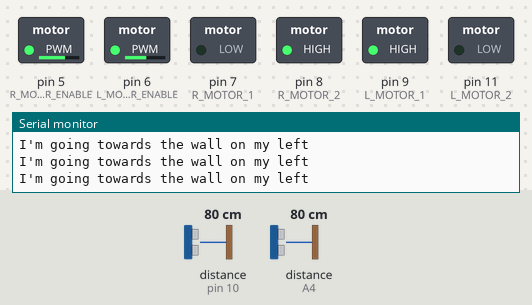
Simulated run of this sketch. Board: Arduino Uno, built with avr-gcc and run on an emulated ATmega328P. Shown: switched loads named in the sketch (green lamp = pin HIGH), the last lines printed to the serial monitor. Inputs (shaded band) come from the test bench; at power-on: distance to the obstacle (sensors on A4, pin 10) 80 cm.

Above: at 1.2 s.
1.3 s: distance to the obstacle (sensor on A4) set to 21 cm
4.3 s: distance to the obstacle (sensor on A4) set to 17 cm
At 5.5 s:
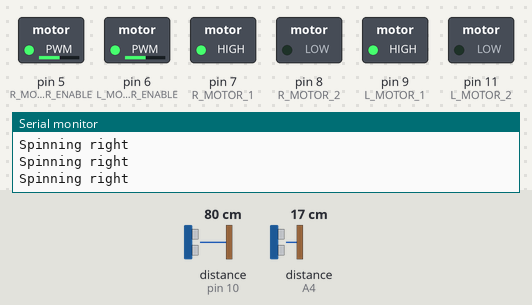
5.8 s: distance to the obstacle (sensor on pin 10) set to 299 cm
8.8 s: distance to the obstacle (sensor on A4) set to 250 cm
At 10.0 s:
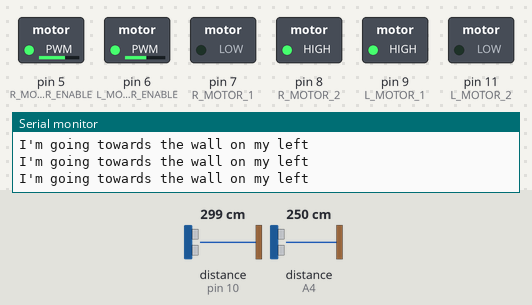
10.3 s: distance to the obstacle (sensor on pin 10) set to 2 cm
At 10.7 s:
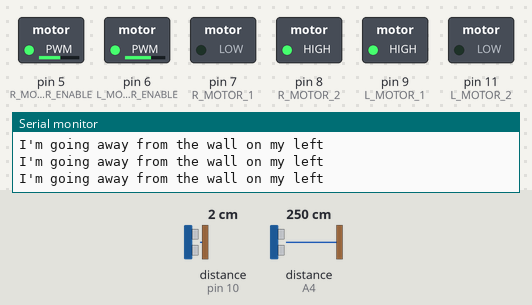
Timing chart, 0 to 13.3 s (numbered marks = the images above; inputs shaded):
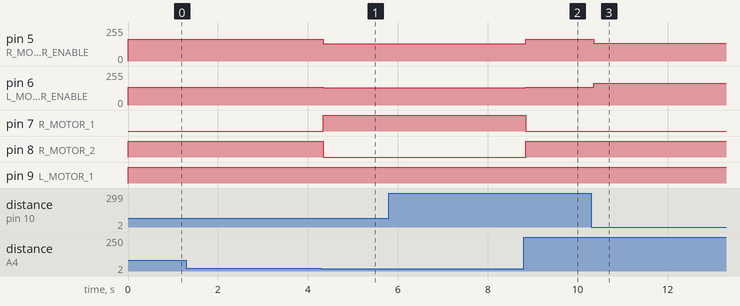

The sketch:

whiteRobotOriginal.ino
```cpp
#include <Ultrasonic.h>

Ultrasonic leftSensor(12, 10, 10000UL);
Ultrasonic frontSensor(A5, A4, 10000UL);

#define L_MOTOR_ENABLE 6
#define R_MOTOR_ENABLE 5
#define R_MOTOR_1 7
#define R_MOTOR_2 8
#define L_MOTOR_1 9
#define L_MOTOR_2 11

//Motor speed range
#define MAX_MOTOR_SPEED 255
#define MIN_MOTOR_SPEED 130

void setup() {
  // put your setup code here, to run once:
  Serial.begin(9600);
  pinMode(L_MOTOR_1, OUTPUT);
  pinMode(L_MOTOR_2, OUTPUT);
  pinMode(R_MOTOR_1, OUTPUT);
  pinMode(R_MOTOR_2, OUTPUT);
  pinMode(L_MOTOR_ENABLE, OUTPUT);
  pinMode(R_MOTOR_ENABLE, OUTPUT);
}

void loop() {
  // put your main code here, to run repeatedly:
  int distanceLeftFront = frontSensor.read();
  int distanceLeftLeft = leftSensor.read();
  int currentLeftSpeed = MIN_MOTOR_SPEED+20;
  int currentRightSpeed = MIN_MOTOR_SPEED+20;
  //Serial.println("Distance Left Front:" + distanceLeftFront);
  //Serial.println("Distance Left Left:" + (String)distanceLeftLeft);

  //Left range is 20 - 25

  //If Front Sensor Distance < 20 (Straight into wall)
  //  Spin Right until Left Sensor is within 20 - 40 range
  //Else
  //  Continue tracking wall

  if(distanceLeftFront < 20){
    currentLeftSpeed = MIN_MOTOR_SPEED;
    currentRightSpeed = -MIN_MOTOR_SPEED;
    Serial.println("Spinning right");
  }
  else if(distanceLeftLeft > 40){
    currentLeftSpeed -= 15;
    currentRightSpeed += 15;
    Serial.println("I'm going towards the wall on my left");
  }
  else if(distanceLeftLeft < 20) {
    currentLeftSpeed += 15;
    currentRightSpeed -= 15;
    Serial.println("I'm going away from the wall on my left");
  }

//  if(distanceLeftFront < 15){
//    currentLeftSpeed = 0;
//    currentRightSpeed = 0;
//    Serial.println("Heading straight into a wall. I want to spin right");
//  }
//  else {
//    currentLeftSpeed = MIN_MOTOR_SPEED;
//    currentRightSpeed = MIN_MOTOR_SPEED + 2;
//  }
//    else if(distanceLeftLeft > 40){
//      currentLeftSpeed -= 15;
//      currentRightSpeed += 15;
//      Serial.println("I'm going towards the wall on my left");
//    }
//    else if(distanceLeftLeft < 20) {
//      currentLeftSpeed += 15;
//      currentRightSpeed -= 15;
//      Serial.println("I'm going away from the wall on my left");
//    }
//    else {
//      currentLeftSpeed = MIN_MOTOR_SPEED + 20;
//      currentRightSpeed = MIN_MOTOR_SPEED + 17;
//      Serial.println("Just right");
//    }
//  }

  driveLeftMotor(currentLeftSpeed);
  driveRightMotor(currentRightSpeed);
}

void driveLeftMotor(int speed)
{
  if(abs(speed) < MIN_MOTOR_SPEED){
    analogWrite(L_MOTOR_ENABLE, speed);
    digitalWrite(L_MOTOR_1, LOW);
    digitalWrite(L_MOTOR_2, LOW);
  }
  else {
    analogWrite(L_MOTOR_ENABLE, abs(speed));
    if (speed > 0) {
      digitalWrite(L_MOTOR_1,HIGH);
      digitalWrite(L_MOTOR_2, LOW);
    }
    else {
      digitalWrite(L_MOTOR_1, LOW);
      digitalWrite(L_MOTOR_2, HIGH);
    }
  }
}

void driveRightMotor(int speed)
{
  if(abs(speed) < MIN_MOTOR_SPEED){
    analogWrite(R_MOTOR_ENABLE, speed);
    digitalWrite(R_MOTOR_1, LOW);
    digitalWrite(R_MOTOR_2, LOW);
  }
  else {
    analogWrite(R_MOTOR_ENABLE, abs(speed));
    if (speed > 0) {
      digitalWrite(R_MOTOR_1,LOW);
      digitalWrite(R_MOTOR_2, HIGH);
    }
    else {
      digitalWrite(R_MOTOR_1, HIGH);
      digitalWrite(R_MOTOR_2, LOW);
    }
  }
}
```

Measured:
- the behaviour switches between 20 and 19 cm on distance to the obstacle (sensor on A4) (found by bisection; images 0 and 1)
- after the input at 4.3 s, pin 5 (R_MOTOR_ENABLE): 165/255 → 130/255 at once; pin 6 (L_MOTOR_ENABLE): 135/255 → 130/255 at once; pin 7 (R_MOTOR_1): LOW → HIGH at once; pin 8 (R_MOTOR_2): HIGH → LOW at once
- after the input at 8.8 s, pin 5 (R_MOTOR_ENABLE): 130/255 → 165/255 at once; pin 6 (L_MOTOR_ENABLE): 130/255 → 135/255 at once; pin 7 (R_MOTOR_1): HIGH → LOW at once; pin 8 (R_MOTOR_2): LOW → HIGH at once
- after the input at 10.3 s, pin 5 (R_MOTOR_ENABLE): 165/255 → 135/255 after 0.06 s; pin 6 (L_MOTOR_ENABLE): 135/255 → 165/255 after 0.06 s
